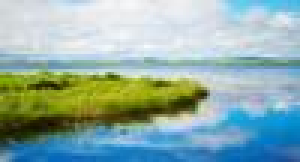
#> input picture IA/negatives/image100.jpg, 100 x 54 px, given as the content of the folder /media/mathias/MATHIAS/negatifs/, which was not available (shown 3 times larger)
$ python organisation_file.py
#> lines starting #> are read from the running program, lines starting #| are printed output that depends on the picture; pictures that were not available may be replaced by others from this repository, and a replacement may not be noted
import cv2
import os
from PIL import Image
from os import listdir
from os.path import isfile, join

def prerequis(path_folderxml):
    # Creation du dossier negatives s'il n'exsite pas
    if not os.path.exists(path_folderxml + 'negatives'):
        os.mkdir(path_folderxml + 'negatives')

    # Creation du dossier data s'il n'exsite pas
    if not os.path.exists(path_folderxml + 'data'):
        os.mkdir(path_folderxml + 'data')

    # Creation du dossier info s'il n'exsite pas
    if not os.path.exists(path_folderxml + 'info'):
        os.mkdir(path_folderxml + 'info')

    # Remise à zéro du fichier negatifs.txt
    if os.path.exists(path_folderxml + 'negatives.txt'):
        with open (path_folderxml + 'negatives.txt', 'w') as f:
            f.write('')

    # Creation du fichier negatives.txt s'il n'exsite pas
    elif not os.path.exists(path_folderxml + 'negatives.txt'):
        f = open(path_folderxml + 'negatives.txt', 'w')
        f.close()


def orga_file(path_images, path_folderxml):
#> called with path_images = '/media/mathias/MATHIAS/negatifs/', path_folderxml = '/home/mathias/Documents/IA/XML/'
    liste = listdir(path_images) # Lecture des images dans leur dossier

    #Paramétres des images à  redimensionner
    count = 1
    extension = '.jpg'
    new_name  = 'image'
    dim = (100,100)

    #Boucle pour appliquer les paramètres à chaque image
    for i in range(len(liste)):
        # On essaye si c'est possible d'appliquer les paramètres
        try :
            img = cv2.imread(path_images + liste[i], cv2.IMREAD_GRAYSCALE) # Lecture de l'image avec une echelle de gris
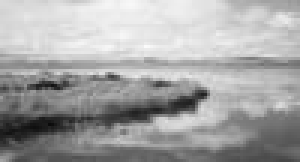
#> img: shape (54, 100) (shown 3 times larger); min 11, max 251, mean 164.8
            img_resized = cv2.resize(img, dim) # Redimensionnement de l'image en fonction des paramètres de l'image
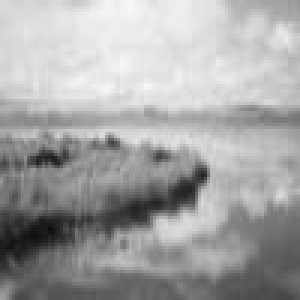
#> img_resized: shape (100, 100) (shown 3 times larger); min 13, max 249, mean 164.7
            path_newimages = path_folderxml+"negatives/"+str(count)+extension # Chemin pour la nouvelle image redimensionnée
            img_rename = cv2.imwrite(path_newimages, img_resized) # Enregistrement de l'image redimensionner avec le chemin précedent
            with open (path_folderxml + 'negatives.txt', 'a') as f: # Ouverture du fichier negativeS.txt pour inscrire le chemin de l'image
                f.write("negatives/"+str(count)+extension+'\n')
            print(path_newimages)

        # On affiche l'erreur s'il y en a une
        except Exception as e:
            print(str(e))

        count += 1
    f.close()

path_images = "/media/mathias/MATHIAS/negatifs/"
path_folderxml = "/home/mathias/Documents/IA/XML/"

prerequis(path_folderxml)
orga_file(path_images, path_folderxml)


#resize_rename_replace(now_path, new_path, 'image', "jpg", fichier)

$ run again, on IA/negatives/image113.jpg
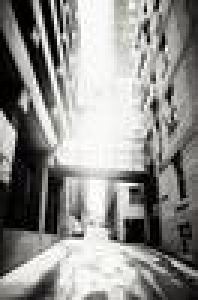
#> input picture IA/negatives/image113.jpg, 66 x 100 px, given as the content of the folder /media/mathias/MATHIAS/negatifs/, which was not available (shown 3 times larger)
#> in orga_file, `img_resized = cv2.resize(img, dim) # Redimensionnement de l'image en f..`:
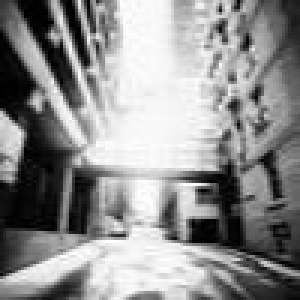
#> img_resized: shape (100, 100) (shown 3 times larger); min 0, max 255, mean 142.7

$ run again, on IA/negatives/image123.jpg
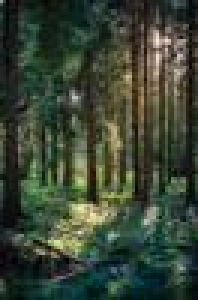
#> input picture IA/negatives/image123.jpg, 66 x 100 px, given as the content of the folder /media/mathias/MATHIAS/negatifs/, which was not available (shown 3 times larger)
#> in orga_file, `img = cv2.imread(path_images + liste[i], cv2.IMREAD_GRAYSCALE) # Lectu..`:
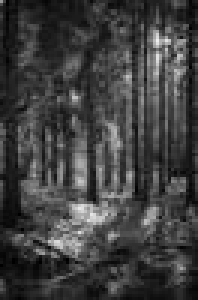
#> img: shape (100, 66) (shown 3 times larger); min 0, max 237, mean 63.4
#> in orga_file, `img_resized = cv2.resize(img, dim) # Redimensionnement de l'image en f..`:
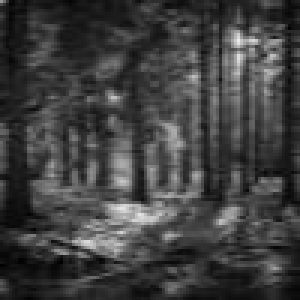
#> img_resized: shape (100, 100) (shown 3 times larger); min 0, max 235, mean 63.3

$ run again, on IA/negatives/image129.jpg
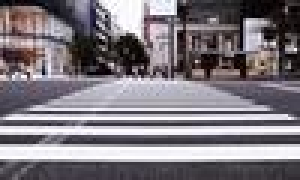
#> input picture IA/negatives/image129.jpg, 100 x 60 px, given as the content of the folder /media/mathias/MATHIAS/negatifs/, which was not available (shown 3 times larger)
#> in orga_file, `img_resized = cv2.resize(img, dim) # Redimensionnement de l'image en f..`:
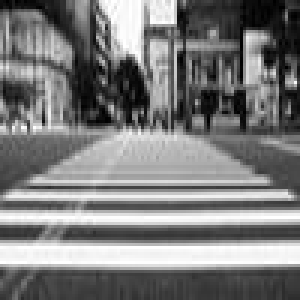
#> img_resized: shape (100, 100) (shown 3 times larger); min 0, max 255, mean 123.4
